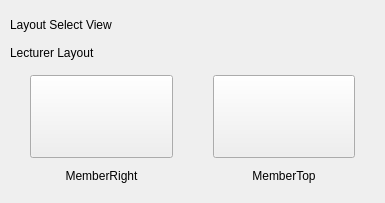
<?xml version="1.0" encoding="UTF-8"?>
<ui version="4.0">
 <class>LayoutSelectView</class>
 <widget class="QWidget" name="LayoutSelectView">
  <property name="geometry">
   <rect>
    <x>0</x>
    <y>0</y>
    <width>385</width>
    <height>203</height>
   </rect>
  </property>
  <property name="windowTitle">
   <string>LayoutSelectView</string>
  </property>
  <layout class="QVBoxLayout" name="verticalLayout">
   <property name="spacing">
    <number>0</number>
   </property>
   <property name="leftMargin">
    <number>0</number>
   </property>
   <property name="topMargin">
    <number>0</number>
   </property>
   <property name="rightMargin">
    <number>0</number>
   </property>
   <property name="bottomMargin">
    <number>0</number>
   </property>
   <item>
    <widget class="QWidget" name="widget_bg" native="true">
     <layout class="QVBoxLayout" name="verticalLayout_3">
      <property name="spacing">
       <number>0</number>
      </property>
      <property name="leftMargin">
       <number>10</number>
      </property>
      <property name="topMargin">
       <number>10</number>
      </property>
      <property name="rightMargin">
       <number>10</number>
      </property>
      <property name="bottomMargin">
       <number>10</number>
      </property>
      <item>
       <widget class="QWidget" name="widget_title" native="true">
        <property name="maximumSize">
         <size>
          <width>16777215</width>
          <height>30</height>
         </size>
        </property>
        <layout class="QHBoxLayout" name="horizontalLayout_3">
         <property name="spacing">
          <number>0</number>
         </property>
         <property name="leftMargin">
          <number>0</number>
         </property>
         <property name="topMargin">
          <number>0</number>
         </property>
         <property name="rightMargin">
          <number>10</number>
         </property>
         <property name="bottomMargin">
          <number>0</number>
         </property>
         <item>
          <widget class="QLabel" name="label">
           <property name="text">
            <string>Layout Select View</string>
           </property>
          </widget>
         </item>
        </layout>
       </widget>
      </item>
      <item>
       <widget class="QWidget" name="widget" native="true">
        <layout class="QHBoxLayout" name="horizontalLayout">
         <property name="spacing">
          <number>0</number>
         </property>
         <property name="leftMargin">
          <number>0</number>
         </property>
         <property name="topMargin">
          <number>0</number>
         </property>
         <property name="rightMargin">
          <number>0</number>
         </property>
         <property name="bottomMargin">
          <number>0</number>
         </property>
         <item>
          <widget class="QWidget" name="widget_lecturer" native="true">
           <layout class="QVBoxLayout" name="verticalLayout_2">
            <property name="spacing">
             <number>0</number>
            </property>
            <property name="leftMargin">
             <number>0</number>
            </property>
            <property name="topMargin">
             <number>0</number>
            </property>
            <property name="rightMargin">
             <number>0</number>
            </property>
            <property name="bottomMargin">
             <number>0</number>
            </property>
            <item>
             <widget class="QWidget" name="widget_lecturer_title" native="true">
              <property name="maximumSize">
               <size>
                <width>16777215</width>
                <height>25</height>
               </size>
              </property>
              <layout class="QHBoxLayout" name="horizontalLayout_4">
               <property name="spacing">
                <number>0</number>
               </property>
               <property name="leftMargin">
                <number>0</number>
               </property>
               <property name="topMargin">
                <number>0</number>
               </property>
               <property name="rightMargin">
                <number>10</number>
               </property>
               <property name="bottomMargin">
                <number>0</number>
               </property>
               <item>
                <widget class="QLabel" name="label_2">
                 <property name="text">
                  <string>Lecturer Layout</string>
                 </property>
                </widget>
               </item>
              </layout>
             </widget>
            </item>
            <item>
             <widget class="QWidget" name="widget_lecture_content" native="true">
              <layout class="QHBoxLayout" name="horizontalLayout_2">
               <property name="spacing">
                <number>20</number>
               </property>
               <property name="leftMargin">
                <number>10</number>
               </property>
               <property name="topMargin">
                <number>0</number>
               </property>
               <property name="rightMargin">
                <number>10</number>
               </property>
               <property name="bottomMargin">
                <number>0</number>
               </property>
               <item>
                <widget class="QWidget" name="widget_right_layout" native="true">
                 <layout class="QVBoxLayout" name="verticalLayout_4">
                  <property name="spacing">
                   <number>5</number>
                  </property>
                  <property name="leftMargin">
                   <number>10</number>
                  </property>
                  <property name="topMargin">
                   <number>10</number>
                  </property>
                  <property name="rightMargin">
                   <number>10</number>
                  </property>
                  <property name="bottomMargin">
                   <number>5</number>
                  </property>
                  <item>
                   <widget class="QPushButton" name="btn_right">
                    <property name="sizePolicy">
                     <sizepolicy hsizetype="Minimum" vsizetype="Preferred">
                      <horstretch>0</horstretch>
                      <verstretch>0</verstretch>
                     </sizepolicy>
                    </property>
                    <property name="text">
                     <string/>
                    </property>
                   </widget>
                  </item>
                  <item>
                   <widget class="QLabel" name="label_right">
                    <property name="maximumSize">
                     <size>
                      <width>16777215</width>
                      <height>25</height>
                     </size>
                    </property>
                    <property name="text">
                     <string>MemberRight</string>
                    </property>
                    <property name="alignment">
                     <set>Qt::AlignCenter</set>
                    </property>
                   </widget>
                  </item>
                 </layout>
                </widget>
               </item>
               <item>
                <widget class="QWidget" name="widget_top_layout" native="true">
                 <layout class="QVBoxLayout" name="verticalLayout_5">
                  <property name="spacing">
                   <number>5</number>
                  </property>
                  <property name="leftMargin">
                   <number>10</number>
                  </property>
                  <property name="topMargin">
                   <number>10</number>
                  </property>
                  <property name="rightMargin">
                   <number>10</number>
                  </property>
                  <property name="bottomMargin">
                   <number>5</number>
                  </property>
                  <item>
                   <widget class="QPushButton" name="btn_top">
                    <property name="sizePolicy">
                     <sizepolicy hsizetype="Minimum" vsizetype="Preferred">
                      <horstretch>0</horstretch>
                      <verstretch>0</verstretch>
                     </sizepolicy>
                    </property>
                    <property name="text">
                     <string/>
                    </property>
                   </widget>
                  </item>
                  <item>
                   <widget class="QLabel" name="label_top">
                    <property name="maximumSize">
                     <size>
                      <width>16777215</width>
                      <height>25</height>
                     </size>
                    </property>
                    <property name="text">
                     <string>MemberTop</string>
                    </property>
                    <property name="alignment">
                     <set>Qt::AlignCenter</set>
                    </property>
                   </widget>
                  </item>
                 </layout>
                </widget>
               </item>
              </layout>
             </widget>
            </item>
           </layout>
          </widget>
         </item>
        </layout>
       </widget>
      </item>
     </layout>
    </widget>
   </item>
  </layout>
 </widget>
 <layoutdefault spacing="6" margin="11"/>
 <resources/>
 <connections/>
</ui>
